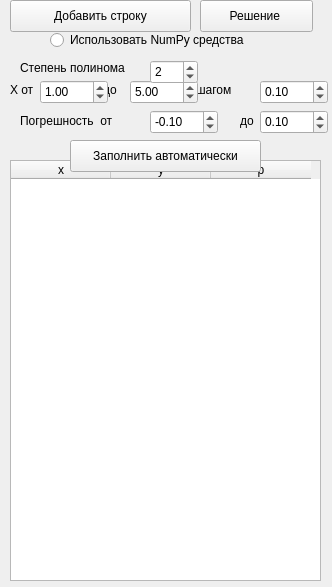
<?xml version="1.0" encoding="UTF-8"?>
<ui version="4.0">
 <class>MainWindow</class>
 <widget class="QMainWindow" name="MainWindow">
  <property name="geometry">
   <rect>
    <x>0</x>
    <y>0</y>
    <width>332</width>
    <height>587</height>
   </rect>
  </property>
  <property name="windowTitle">
   <string>Среднеквадратичное приближение</string>
  </property>
  <widget class="QWidget" name="centralwidget">
   <widget class="QTableWidget" name="table">
    <property name="geometry">
     <rect>
      <x>10</x>
      <y>160</y>
      <width>311</width>
      <height>421</height>
     </rect>
    </property>
    <column>
     <property name="text">
      <string>x</string>
     </property>
    </column>
    <column>
     <property name="text">
      <string>y</string>
     </property>
    </column>
    <column>
     <property name="text">
      <string>p</string>
     </property>
    </column>
   </widget>
   <widget class="QPushButton" name="addrow">
    <property name="geometry">
     <rect>
      <x>10</x>
      <y>0</y>
      <width>181</width>
      <height>32</height>
     </rect>
    </property>
    <property name="text">
     <string>Добавить строку</string>
    </property>
   </widget>
   <widget class="QPushButton" name="solve">
    <property name="geometry">
     <rect>
      <x>200</x>
      <y>0</y>
      <width>113</width>
      <height>32</height>
     </rect>
    </property>
    <property name="text">
     <string>Решение </string>
    </property>
   </widget>
   <widget class="QPushButton" name="autofill">
    <property name="geometry">
     <rect>
      <x>70</x>
      <y>140</y>
      <width>191</width>
      <height>32</height>
     </rect>
    </property>
    <property name="text">
     <string>Заполнить автоматически</string>
    </property>
   </widget>
   <widget class="QDoubleSpinBox" name="eps_b">
    <property name="geometry">
     <rect>
      <x>150</x>
      <y>110</y>
      <width>68</width>
      <height>24</height>
     </rect>
    </property>
    <property name="minimum">
     <double>-1.000000000000000</double>
    </property>
    <property name="maximum">
     <double>1.000000000000000</double>
    </property>
    <property name="singleStep">
     <double>0.010000000000000</double>
    </property>
    <property name="value">
     <double>-0.100000000000000</double>
    </property>
   </widget>
   <widget class="QDoubleSpinBox" name="eps_e">
    <property name="geometry">
     <rect>
      <x>260</x>
      <y>110</y>
      <width>68</width>
      <height>24</height>
     </rect>
    </property>
    <property name="minimum">
     <double>-1.000000000000000</double>
    </property>
    <property name="maximum">
     <double>1.000000000000000</double>
    </property>
    <property name="singleStep">
     <double>0.010000000000000</double>
    </property>
    <property name="value">
     <double>0.100000000000000</double>
    </property>
   </widget>
   <widget class="QLabel" name="label">
    <property name="geometry">
     <rect>
      <x>20</x>
      <y>110</y>
      <width>111</width>
      <height>21</height>
     </rect>
    </property>
    <property name="text">
     <string>Погрешность  от </string>
    </property>
   </widget>
   <widget class="QLabel" name="label_2">
    <property name="geometry">
     <rect>
      <x>10</x>
      <y>80</y>
      <width>281</width>
      <height>20</height>
     </rect>
    </property>
    <property name="text">
     <string>Х от                     до                     с шагом  </string>
    </property>
   </widget>
   <widget class="QDoubleSpinBox" name="x_h">
    <property name="geometry">
     <rect>
      <x>260</x>
      <y>80</y>
      <width>68</width>
      <height>24</height>
     </rect>
    </property>
    <property name="value">
     <double>0.100000000000000</double>
    </property>
   </widget>
   <widget class="QDoubleSpinBox" name="x_b">
    <property name="geometry">
     <rect>
      <x>40</x>
      <y>80</y>
      <width>68</width>
      <height>24</height>
     </rect>
    </property>
    <property name="value">
     <double>1.000000000000000</double>
    </property>
   </widget>
   <widget class="QDoubleSpinBox" name="x_e">
    <property name="geometry">
     <rect>
      <x>130</x>
      <y>80</y>
      <width>68</width>
      <height>24</height>
     </rect>
    </property>
    <property name="value">
     <double>5.000000000000000</double>
    </property>
   </widget>
   <widget class="QLabel" name="label_3">
    <property name="geometry">
     <rect>
      <x>20</x>
      <y>60</y>
      <width>121</width>
      <height>16</height>
     </rect>
    </property>
    <property name="text">
     <string>Степень полинома </string>
    </property>
   </widget>
   <widget class="QSpinBox" name="d">
    <property name="geometry">
     <rect>
      <x>150</x>
      <y>60</y>
      <width>48</width>
      <height>24</height>
     </rect>
    </property>
    <property name="value">
     <number>2</number>
    </property>
   </widget>
   <widget class="QRadioButton" name="lib">
    <property name="geometry">
     <rect>
      <x>50</x>
      <y>30</y>
      <width>221</width>
      <height>20</height>
     </rect>
    </property>
    <property name="text">
     <string>Использовать NumPy средства</string>
    </property>
   </widget>
   <widget class="QLabel" name="label_4">
    <property name="geometry">
     <rect>
      <x>240</x>
      <y>110</y>
      <width>21</width>
      <height>21</height>
     </rect>
    </property>
    <property name="text">
     <string>до</string>
    </property>
   </widget>
  </widget>
 </widget>
 <resources/>
 <connections/>
</ui>
